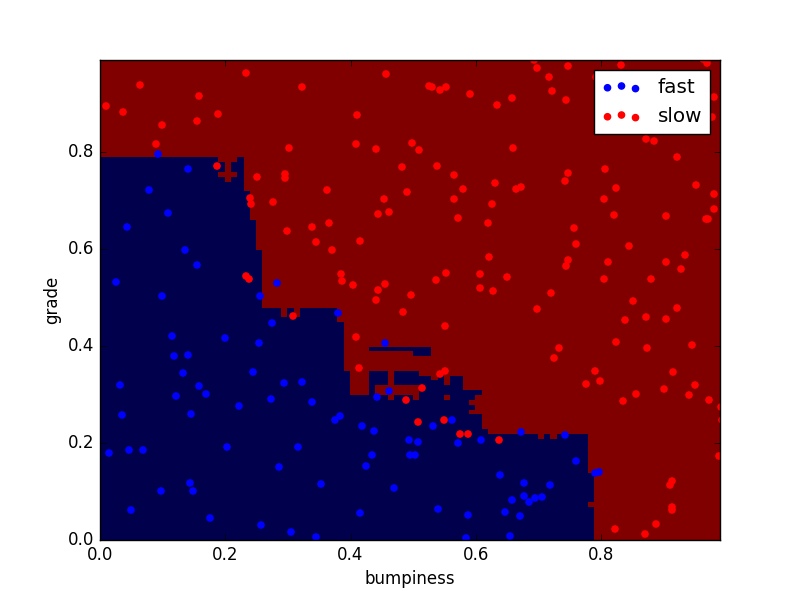

Write the Python code that produced this figure.
#!/usr/bin/python

import sys
sys.path.append("../tools/")
from time import time
from class_vis import prettyPicture
import matplotlib.pyplot as plt
from prep_terrain_data import makeTerrainData
from sklearn.ensemble import RandomForestClassifier
from sklearn.metrics import accuracy_score

features_train, labels_train, features_test, labels_test = makeTerrainData()


### the training data (features_train, labels_train) have both "fast" and "slow"
### points mixed together--separate them so we can give them different colors
### in the scatterplot and identify them visually
grade_fast = [features_train[ii][0] for ii in range(0, len(features_train)) if labels_train[ii]==0]
bumpy_fast = [features_train[ii][1] for ii in range(0, len(features_train)) if labels_train[ii]==0]
grade_slow = [features_train[ii][0] for ii in range(0, len(features_train)) if labels_train[ii]==1]
bumpy_slow = [features_train[ii][1] for ii in range(0, len(features_train)) if labels_train[ii]==1]


#### initial visualization
plt.xlim(0.0, 1.0)
plt.ylim(0.0, 1.0)
plt.scatter(bumpy_fast, grade_fast, color = "b", label="fast")
plt.scatter(grade_slow, bumpy_slow, color = "r", label="slow")
plt.legend()
plt.xlabel("bumpiness")
plt.ylabel("grade")
plt.show()
################################################################################


### your code here!  name your classifier object clf if you want the 
### visualization code (prettyPicture) to show you the decision boundary

clf = RandomForestClassifier()
t0= time()
clf.fit(features_train,labels_train)
print "Time to train:", round(time()-t0,3),"s"

t1=time()
pred=clf.predict(features_test)
print "Time to predict:", round(time()-t1,3),"s"

accuracy=accuracy_score(pred,labels_test)
print "Accuracy of Random Forest Algo:", accuracy




try:
    prettyPicture(clf, features_test, labels_test)
except NameError:
    pass
